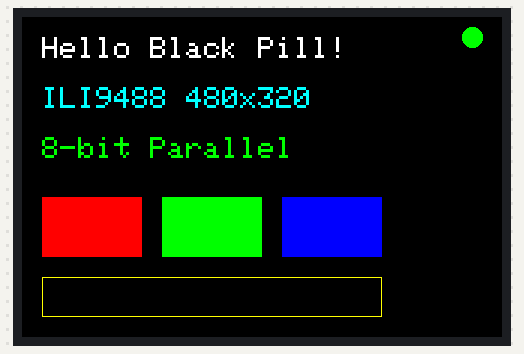
The sketch below on a simulated ESP32. Parts: 480×320 colour display. What the sketch prints to the serial monitor is not drawn.

Above: at 0.9 s.
At 1.4 s:
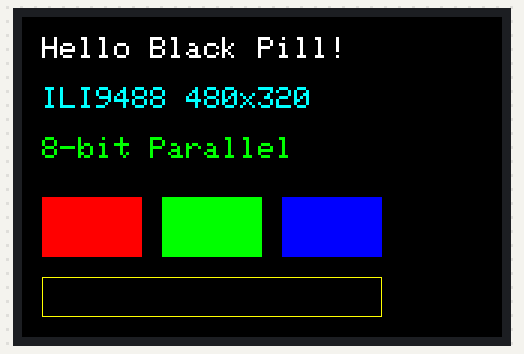

Measured:
- what the display in image 0 shows lasts 0.5 s, from 0.9 s to 1.4 s

The sketch:

tft-touch-display.ino
```cpp
// #include <MCUFRIEND_kbv.h>
// #include <Adafruit_GFX.h>

// MCUFRIEND_kbv tft;

// // Color definitions (RGB565)
// #define BLACK   0x0000
// #define WHITE   0xFFFF
// #define RED     0xF800
// #define GREEN   0x07E0
// #define BLUE    0x001F
// #define YELLOW  0xFFE0
// #define CYAN    0x07FF
// #define GREY    0x7BEF

// float voltage = 0.0;
// float temperature = 0.0;
// float current = 0.0;

// void setup() {
//   Serial.begin(9600);
//   uint16_t ID = tft.readID();
//   Serial.print("Display ID: 0x");
//   Serial.println(ID, HEX);

//   // Force ID if needed (uncomment if diagnose showed an odd value)
//   // if (ID == 0xD3D3) ID = 0x9486;

//   tft.begin(ID);
//   tft.setRotation(1);  // 1 = landscape (480 wide, 320 tall)
//   tft.fillScreen(BLACK);

//   drawStaticUI();
// }

// void loop() {
//   // Replace with real sensor readings
//   voltage     = 3.30 + (random(-20, 20) / 100.0);
//   temperature = 25.0 + (random(-30, 30) / 10.0);
//   current     = 0.50 + (random(-10, 10) / 100.0);

//   updateValues();
//   delay(500);
// }

// void drawStaticUI() {
//   // Header
//   tft.fillRect(0, 0, 480, 40, BLUE);
//   tft.setTextColor(WHITE);
//   tft.setTextSize(3);
//   tft.setCursor(10, 10);
//   tft.print("Circuit Monitor");

//   // Labels
//   tft.setTextSize(2);
//   tft.setTextColor(CYAN);

//   tft.setCursor(20, 70);   tft.print("Voltage:");
//   tft.setCursor(20, 150);  tft.print("Temperature:");
//   tft.setCursor(20, 230);  tft.print("Current:");

//   // Dividers
//   tft.drawFastHLine(0, 130, 480, GREY);
//   tft.drawFastHLine(0, 210, 480, GREY);
// }

// void updateValues() {
//   tft.setTextSize(4);
//   tft.setTextColor(WHITE, BLACK);  // BLACK background overwrites old value

//   // Voltage
//   tft.setCursor(250, 75);
//   tft.print(voltage, 2);
//   tft.print(" V  ");

//   // Temperature
//   tft.setCursor(250, 155);
//   tft.print(temperature, 1);
//   tft.print(" C  ");

//   // Current
//   tft.setCursor(250, 235);
//   tft.print(current, 2);
//   tft.print(" A  ");
// }

#include <TFT_eSPI.h>

TFT_eSPI tft = TFT_eSPI();

void setup() {
  Serial.begin(115200);
  delay(500);
  Serial.println("Starting TFT init...");

  tft.init();
  tft.setRotation(1);              // 1 = landscape 480x320
  tft.fillScreen(TFT_BLACK);

  tft.setTextColor(TFT_WHITE, TFT_BLACK);
  tft.setTextSize(3);
  tft.setCursor(20, 20);
  tft.println("Hello Black Pill!");

  tft.setTextColor(TFT_CYAN, TFT_BLACK);
  tft.setCursor(20, 70);
  tft.println("ILI9488 480x320");

  tft.setTextColor(TFT_GREEN, TFT_BLACK);
  tft.setCursor(20, 120);
  tft.println("8-bit Parallel");

  // Draw some shapes to verify
  tft.fillRect(20, 180, 100, 60, TFT_RED);
  tft.fillRect(140, 180, 100, 60, TFT_GREEN);
  tft.fillRect(260, 180, 100, 60, TFT_BLUE);
  tft.drawRect(20, 260, 340, 40, TFT_YELLOW);

  Serial.println("TFT init complete");
}

void loop() {
  // Blink a status indicator to confirm alive
  static uint32_t last = 0;
  static bool state = false;
  if (millis() - last > 500) {
    last = millis();
    state = !state;
    tft.fillCircle(450, 20, 10, state ? TFT_GREEN : TFT_BLACK);
  }
}
```
